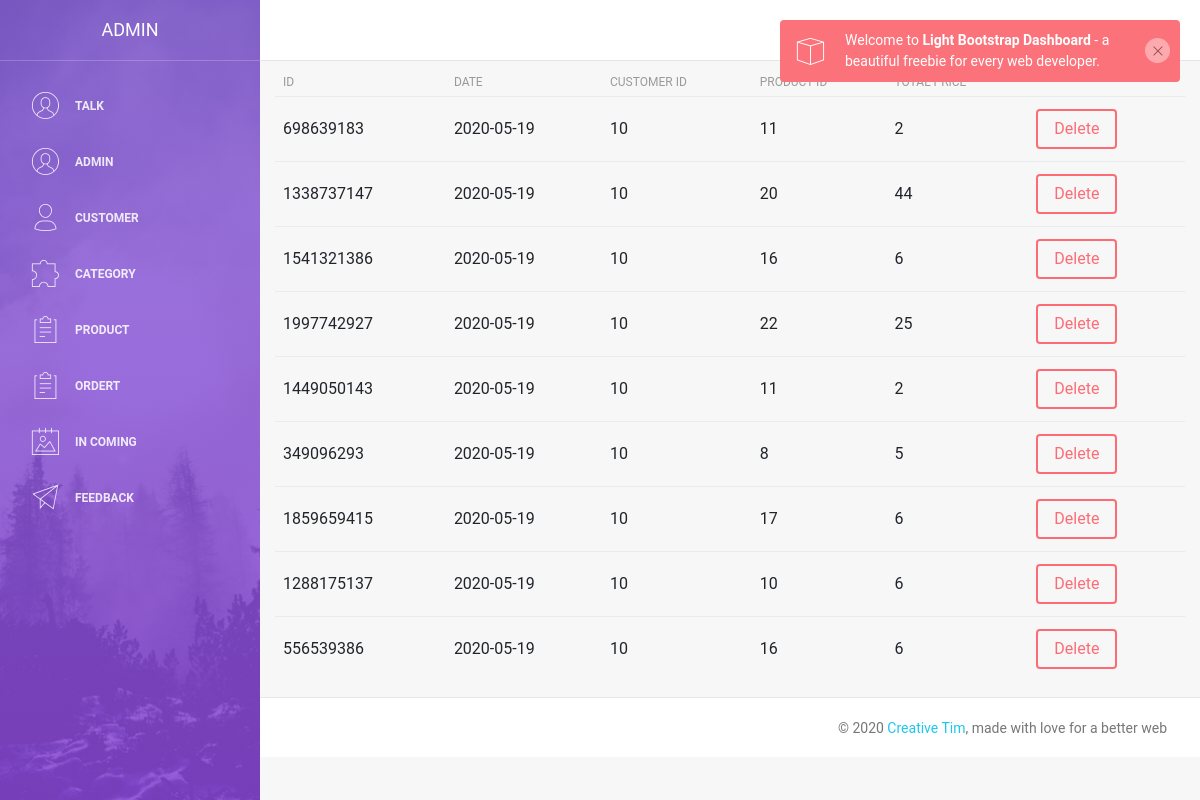
Screenshot of /admin/examples/order.php (signed in) with the database file from the repository.
### tables this page shows
CREATE TABLE `wallorder` (
  `w_id` int(3) NOT NULL,
  `w_date` date NOT NULL,
  `customer_id` int(3) NOT NULL,
  `pro_id` int(3) NOT NULL,
  `total_pr` int(100) NOT NULL
);

### admin/examples/order.php (the view, shortened to what this page needs)
<?php
include('includes/header.php');
?>
<div class="main-content">
        <div class="section__content section__content--p30">
            <div class="container-fluid">
            <div class="row m-t-30">
                    <div class="col-md-12">
                        <div class="table-responsive m-b-40">
                            <table class="table table-borderless table-data3">
                                <thead>
                                    <tr>
                                        <th>ID</th>
                                        <th>Date</th>
                                        <th>Customer ID</th>
                                        <th>Product ID</th>
                                        <th>Total Price</th>
                                    </tr>
                                </thead>
                                <tbody>
                                    <?php
                                        $query  = "select * from wallOrder";
                                        $result = mysqli_query($conn , $query);
                                        while ($order = mysqli_fetch_assoc($result))
                                        {
                                        	echo "<tr>";
                                                echo "<td>{$order['w_id']}</td>";
                                                echo "<td>{$order['w_date']}</td>";
                                                echo "<td>{$order['customer_id']}</td>";
                                                echo "<td>{$order['pro_id']}</td>";
                                                echo "<td>{$order['total_pr']}</td>";
                                                echo "<td><a href='delete_order.php ? id={$order['w_id']}' class='btn btn-danger'>Delete</td>";
                                        	echo "</tr>";
                                        }
                                     ?>
                                </tbody>
                            </table>
                        </div>
                    </div>
                </div>
            </div>
        </div>
    </div>
<?php include('includes/footer.php');?>

### rows the page displays
wallorder: w_id "698639183", w_date "2020-05-19", customer "10", pro "11", total_pr "2"
wallorder: w_id "1338737147", w_date "2020-05-19", customer "10", pro "20", total_pr "44"
wallorder: w_id "1541321386", w_date "2020-05-19", customer "10", pro "16", total_pr "6"
wallorder: w_id "1997742927", w_date "2020-05-19", customer "10", pro "22", total_pr "25"
wallorder: w_id "1449050143", w_date "2020-05-19", customer "10", pro "11", total_pr "2"
wallorder: w_id "349096293", w_date "2020-05-19", customer "10", pro "8", total_pr "5"
wallorder: w_id "1859659415", w_date "2020-05-19", customer "10", pro "17", total_pr "6"
wallorder: w_id "1288175137", w_date "2020-05-19", customer "10", pro "10", total_pr "6"
wallorder: w_id "556539386", w_date "2020-05-19", customer "10", pro "16", total_pr "6"
